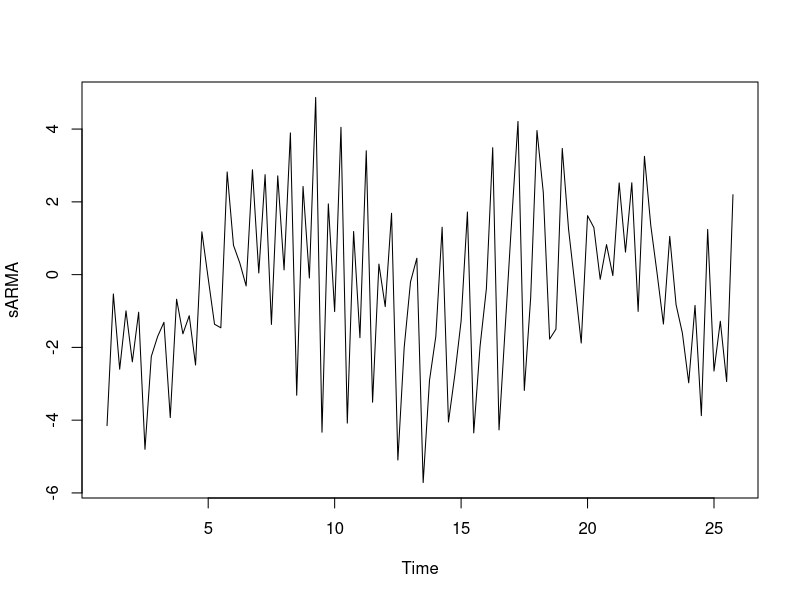
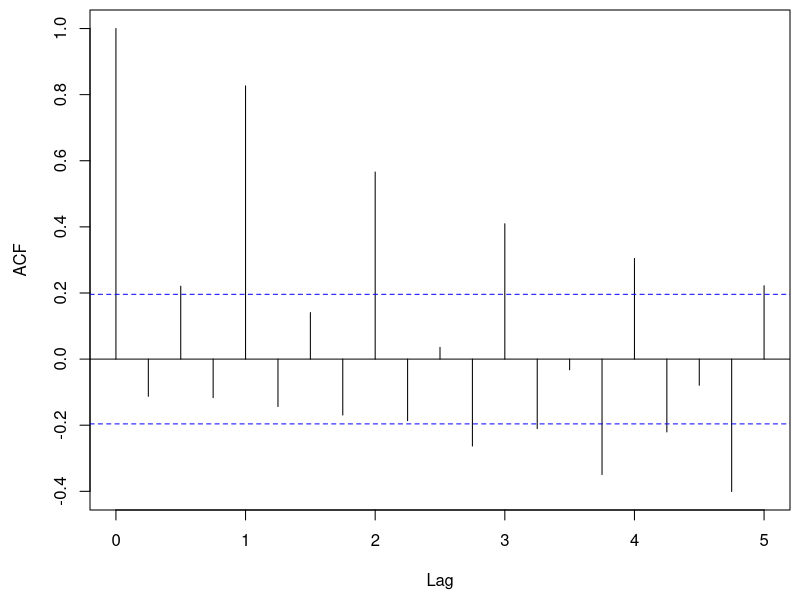
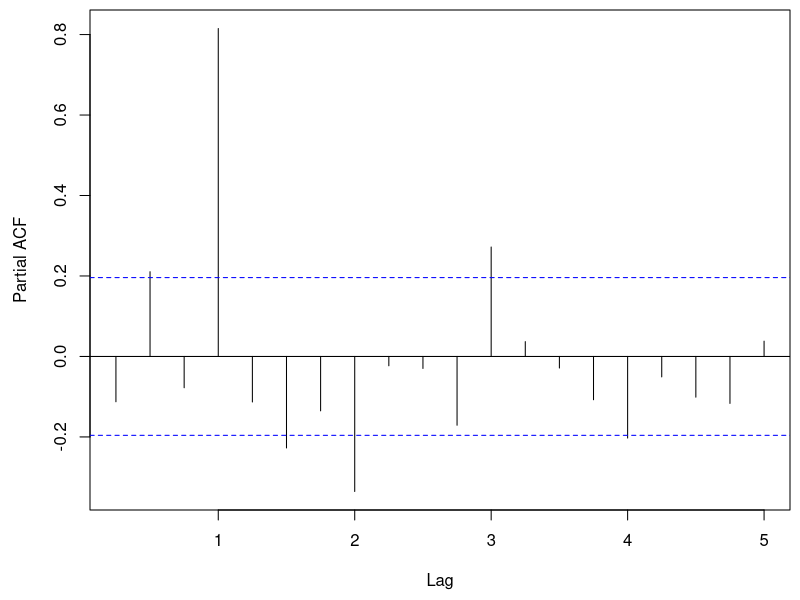

The R script that drew these images, in order:
set.seed(123456)
Phi <- c(0, 0, 0, 0.7)
Theta <- c(0, 0, 0, 0.9)
sARMA <- arima.sim(list(order = c(4,0,4), ar = Phi, ma = Theta), n = 100)
sARMA <- ts(sARMA, freq = 4)
plot(sARMA)

win.graph(width=10, height=2.5)
par(mai=c(0.9, 0.9, 0.1, 0.1))

acf(sARMA, lag = 20)
pacf(sARMA, lag = 20)

savePlot("sARMA1_pacf", type="eps")
